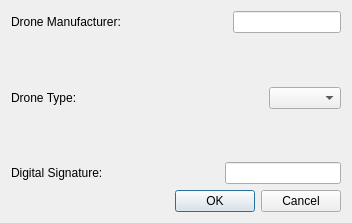
<?xml version="1.0" encoding="UTF-8"?>
<ui version="4.0">
 <class>DroneRegistrationForm</class>
 <widget class="QDialog" name="DroneRegistrationForm">
  <property name="geometry">
   <rect>
    <x>0</x>
    <y>0</y>
    <width>352</width>
    <height>223</height>
   </rect>
  </property>
  <property name="windowTitle">
   <string>Dialog</string>
  </property>
  <layout class="QGridLayout" name="gridLayout">
   <item row="0" column="0">
    <layout class="QHBoxLayout" name="horizontalLayout">
     <item>
      <widget class="QLabel" name="label">
       <property name="styleSheet">
        <string notr="true">font: 75 12pt &quot;Cambria&quot;;</string>
       </property>
       <property name="text">
        <string>Drone Manufacturer:</string>
       </property>
      </widget>
     </item>
     <item>
      <spacer name="horizontalSpacer">
       <property name="orientation">
        <enum>Qt::Horizontal</enum>
       </property>
       <property name="sizeHint" stdset="0">
        <size>
         <width>40</width>
         <height>20</height>
        </size>
       </property>
      </spacer>
     </item>
     <item>
      <widget class="QLineEdit" name="dronemftext"/>
     </item>
    </layout>
   </item>
   <item row="1" column="0">
    <spacer name="verticalSpacer">
     <property name="orientation">
      <enum>Qt::Vertical</enum>
     </property>
     <property name="sizeHint" stdset="0">
      <size>
       <width>20</width>
       <height>40</height>
      </size>
     </property>
    </spacer>
   </item>
   <item row="2" column="0">
    <layout class="QHBoxLayout" name="horizontalLayout_2">
     <item>
      <widget class="QLabel" name="label_2">
       <property name="styleSheet">
        <string notr="true">font: 75 12pt &quot;Cambria&quot;;</string>
       </property>
       <property name="text">
        <string>Drone Type:</string>
       </property>
      </widget>
     </item>
     <item>
      <spacer name="horizontalSpacer_2">
       <property name="orientation">
        <enum>Qt::Horizontal</enum>
       </property>
       <property name="sizeHint" stdset="0">
        <size>
         <width>40</width>
         <height>20</height>
        </size>
       </property>
      </spacer>
     </item>
     <item>
      <widget class="QComboBox" name="uavtypelist"/>
     </item>
    </layout>
   </item>
   <item row="3" column="0">
    <spacer name="verticalSpacer_2">
     <property name="orientation">
      <enum>Qt::Vertical</enum>
     </property>
     <property name="sizeHint" stdset="0">
      <size>
       <width>20</width>
       <height>40</height>
      </size>
     </property>
    </spacer>
   </item>
   <item row="4" column="0">
    <layout class="QHBoxLayout" name="horizontalLayout_3">
     <item>
      <widget class="QLabel" name="label_3">
       <property name="styleSheet">
        <string notr="true">font: 75 12pt &quot;Cambria&quot;;</string>
       </property>
       <property name="text">
        <string>Digital Signature:</string>
       </property>
      </widget>
     </item>
     <item>
      <spacer name="horizontalSpacer_3">
       <property name="orientation">
        <enum>Qt::Horizontal</enum>
       </property>
       <property name="sizeHint" stdset="0">
        <size>
         <width>40</width>
         <height>20</height>
        </size>
       </property>
      </spacer>
     </item>
     <item>
      <widget class="QLineEdit" name="digiSign"/>
     </item>
    </layout>
   </item>
   <item row="5" column="0">
    <widget class="QDialogButtonBox" name="buttonBox">
     <property name="orientation">
      <enum>Qt::Horizontal</enum>
     </property>
     <property name="standardButtons">
      <set>QDialogButtonBox::Cancel|QDialogButtonBox::Ok</set>
     </property>
    </widget>
   </item>
  </layout>
 </widget>
 <resources/>
 <connections>
  <connection>
   <sender>buttonBox</sender>
   <signal>accepted()</signal>
   <receiver>DroneRegistrationForm</receiver>
   <slot>accept()</slot>
   <hints>
    <hint type="sourcelabel">
     <x>248</x>
     <y>254</y>
    </hint>
    <hint type="destinationlabel">
     <x>157</x>
     <y>274</y>
    </hint>
   </hints>
  </connection>
  <connection>
   <sender>buttonBox</sender>
   <signal>rejected()</signal>
   <receiver>DroneRegistrationForm</receiver>
   <slot>reject()</slot>
   <hints>
    <hint type="sourcelabel">
     <x>316</x>
     <y>260</y>
    </hint>
    <hint type="destinationlabel">
     <x>286</x>
     <y>274</y>
    </hint>
   </hints>
  </connection>
 </connections>
</ui>
